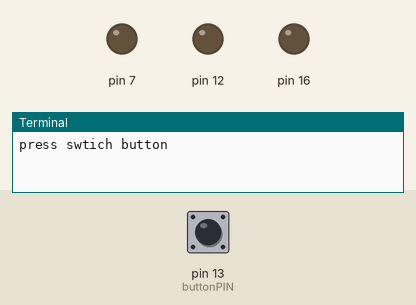
Recording of a program running on a simulated Raspberry Pi (header pin numbers). Shown: output pins drawn as LEDs (lit = HIGH), the last lines printed to the terminal. The test bench sets the inputs (shaded band); at power-on: pin 13 (buttonPIN) LOW. The clock reads 2024-03-15 10:24:30 at power-on unless the program sets it.

Above: at 1.2 s.
1.3 s: pin 13 (buttonPIN) pulled HIGH for 0.15 s
At 1.37 s:
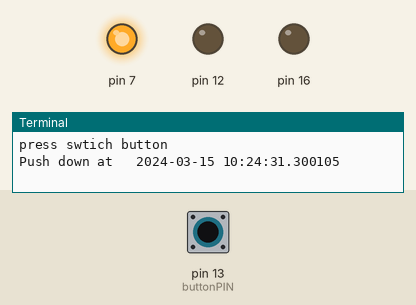
2.9 s: pin 13 (buttonPIN) pulled HIGH for 1 s
At 3.7 s:
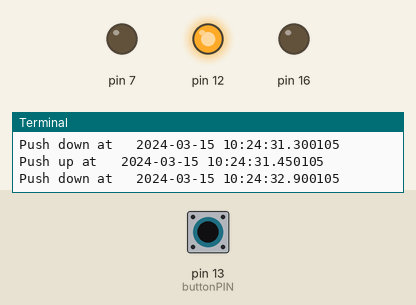
5.4 s: pin 13 (buttonPIN) pulled HIGH for 0.15 s
At 5.47 s:
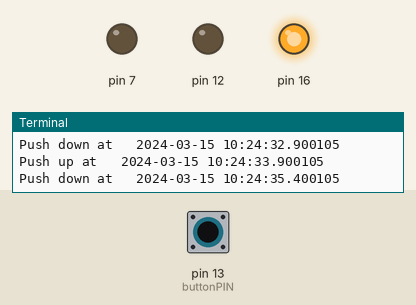
7.0 s: pin 13 (buttonPIN) pulled HIGH for 3.2 s
At 10.7 s:
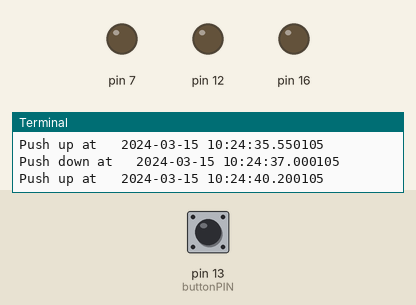
Timing chart, 0 to 12.2 s (numbered marks = the images above; inputs shaded):
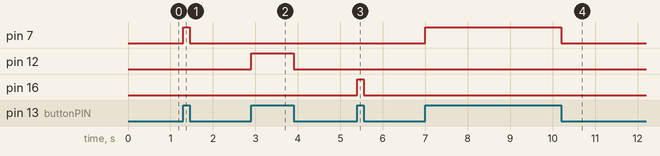

The program:

button_switch_simple_led.py
```python
import RPi.GPIO as GPIO
import datetime         # datetime.datetime.now()
import time             # sleep()

buttonPIN = 13          # variable for switch GPIO pin
ledRed = 7              # variable for red GPIO pin
ledGreen = 12           # variable for green GPIO pin
ledYellow = 16          # variable for yellow GPIO pin

# create a list
lights = [ledRed, ledGreen, ledYellow]

led_index = 0
led_on_state = False

#define callback function
def my_callback(pin):
    # determie the active LED
    global led_index
    active_led = lights[led_index]

    if GPIO.input(pin) == GPIO.HIGH:
        print "Push down at\t", str(datetime.datetime.now())
        led_on_state = True
    else:
        print "Push up at\t", str(datetime.datetime.now())
        led_on_state = False


    # turn on/off led only when state is changed
    if led_on_state:
        GPIO.output(active_led, True)
    else:
        GPIO.output(active_led, False)
        led_index = (led_index + 1) % len(lights)

#m main function
try:
    GPIO.setmode(GPIO.BOARD)
    GPIO.setup(buttonPIN, GPIO.IN, pull_up_down=GPIO.PUD_DOWN)
    #GPIO.setup(buttonPIN, GPIO.IN)

    # original: GPIO.setup(ledRed, GPIO.OUT)
    # use loop for setup all 3 LED
    for led in lights:
        GPIO.setup(led, GPIO.OUT)


    GPIO.add_event_detect(buttonPIN, GPIO.BOTH, callback=my_callback)
    print "press swtich button"
    while True:
        time.sleep(2)
except KeyboardInterrupt:
    print "exit"
    GPIO.cleanup()


print "done"
```

Measured:
- after the input at 1.3 s, pin 7: LOW → HIGH at once, → LOW 0.15 s later
- after the input at 2.9 s, pin 12: LOW → HIGH at once, → LOW 1.0 s later
- after the input at 5.4 s, pin 16: LOW → HIGH at once, → LOW 0.15 s later
- after the input at 7.0 s, pin 7: LOW → HIGH at once, → LOW 3.2 s later
